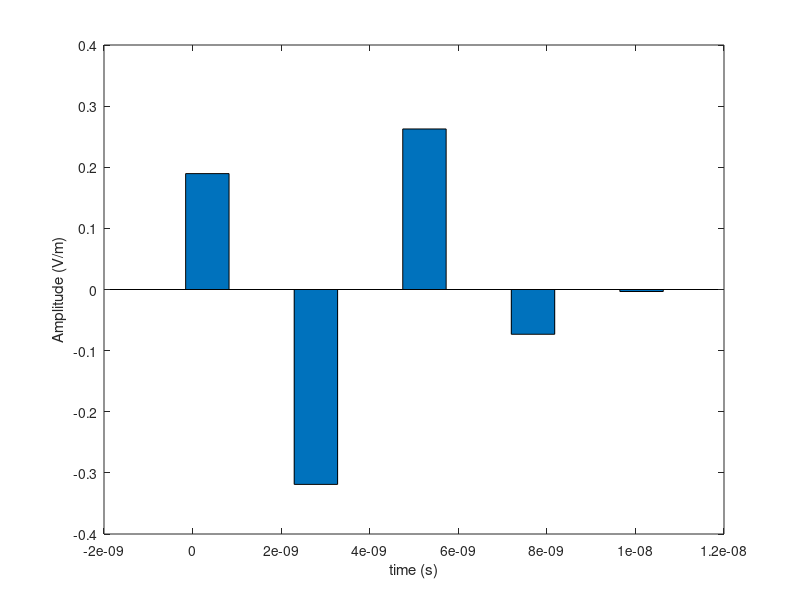
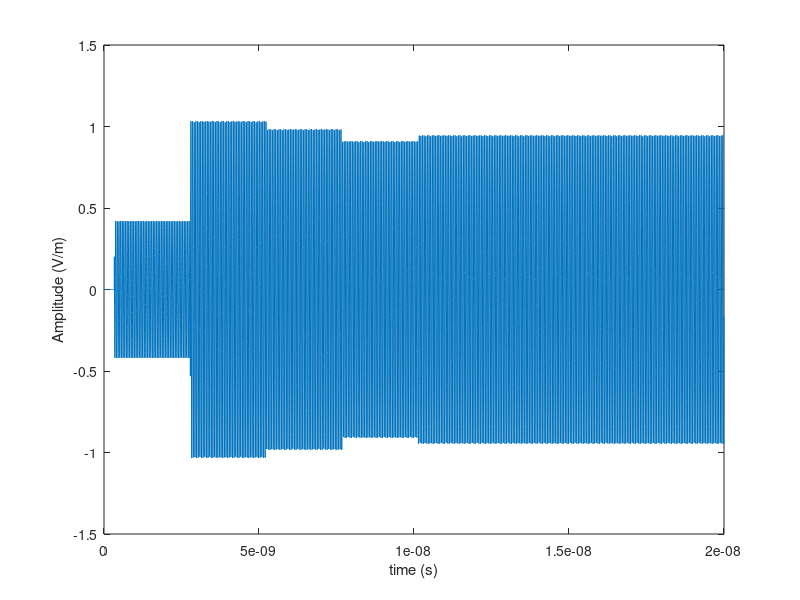
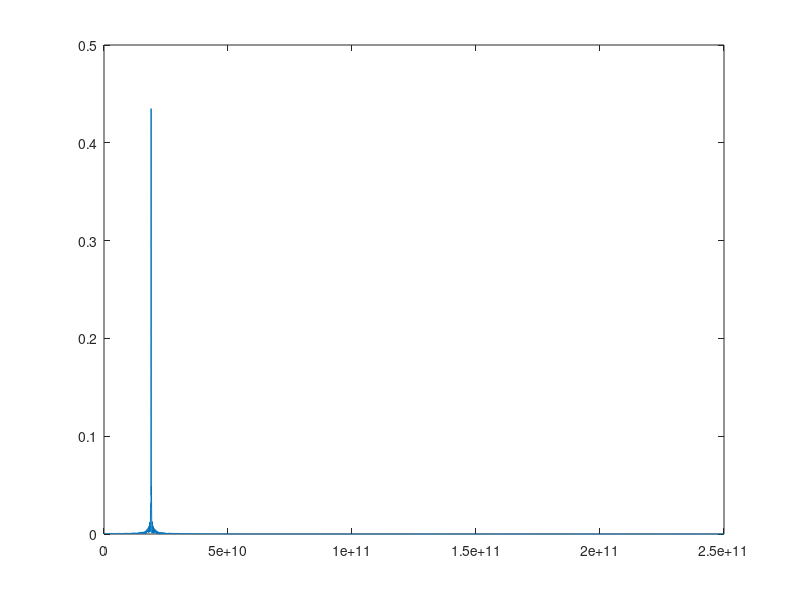

MATLAB code to generate these figures, in order:
%% Input parameters
E0 = 1; %Amplitude of transmitted signal

mu0 = 4*pi*1e-7; %Vacuum permeability
mu = [1 1 100] * mu0; %Permeability of medium layers

epsilon0 = 8.8541853e-12; %Vacuum permittivity
epsilon = [1 6 1e3] * epsilon0; %Permittivity of medium layers

sigma = [1e-9 5e-3 7e6]; %Conductivity of medium layers

omega = 2*pi*19e9; %Frequency of EM wave generated by the system
d = [5 15] * 1e-2; %Layers' thichness (m)

SNR = 5; %Signal to noise ratio

fs = 5e11; %Sampling frequency (Hz)
obs_time = 2e-8; %Observation time (s)
t = 0:1/fs:(obs_time - 1/fs);

%% Derived parameters
gamma = ones(size(mu)); %Propagation constant of medium
eta = ones(size(mu)); %Intrinsic impedance of medium
vp = ones(size(mu)); %EM Wave velocity in medium

for k = 1:length(mu)
    gamma(k) = sqrt(1i*omega*mu(k)*(sigma(k)+1i*omega*epsilon(k)));
    eta(k) = sqrt(1i*omega*mu(k)/(sigma(k)+1i*omega*epsilon(k)));
    vp(k) = 1/sqrt(mu(k)*epsilon(k)/2*(sqrt(1+(sigma(k)/(omega*epsilon(k)))^2)+1));
end

R_coef_fw = ones(size(d)); %Reflection coefficient from k-th layer to (k+1)-th layer
R_coef_bw = ones(size(d)); %Reflection coefficient from (k+1)-th layer to k-th layer
T_coef_fw = ones(size(d)); %Transmission coefficient from k-th layer to (k+1)-th layer
T_coef_bw = ones(size(d)); %Transmission coefficient from (k+1)-th layer to k-th layer

z = 0;
for k = 1:length(d)
    z = z + d(k);
    R_coef_fw(k) = exp(-2*gamma(k)*z)*((eta(k+1)-eta(k))/(eta(k+1)+eta(k)));
    R_coef_bw(k) = exp(2*gamma(k+1)*z)*((eta(k)-eta(k+1))/(eta(k+1)+eta(k)));
    T_coef_fw(k) = exp((gamma(k+1)-gamma(k))*z)*2*eta(k+1)/(eta(k+1)+eta(k));
    T_coef_bw(k) = exp((gamma(k+1)-gamma(k))*z)*2*eta(k)/(eta(k+1)+eta(k));
end

%% Pulse
Pr = zeros(1,1+(length(d)-1)*4);
tr = zeros(size(Pr));

Pr(1) = E0*R_coef_fw(1)*exp(1i*(0-2*d(1)/vp(1))*omega);
tr(1) = 2*d(1)/vp(1);

tz = 0;
T_coef = 1;
index = 2;
for k = 2:length(d)
    tz = tz + 2*d(k-1)/vp(k-1);
    T_coef = T_coef*T_coef_fw(k-1)*T_coef_bw(k-1);
    for q = 1:4
        Pr(index) = E0*(R_coef_fw(k)^q)*(R_coef_bw(k-1)^(q-1))*T_coef*exp(1i*omega*(0-2*q*d(k)/vp(k)-tz));
        tr(index) = 2*q*d(k)/vp(k)+tz;
        index = index + 1;
    end
end

bar(tr, real(Pr), 'BarWidth', 0.4);
xlabel('time (s)');
ylabel('Amplitude (V/m)');

%% Sinusoidal wave
Er = E0*R_coef_fw(1)*exp(1i*(t-2*d(1)/vp(1))*omega);
Er(t<2*d(1)/vp(1)) = 0;

tz = 0;
T_coef = 1;
for k = 2:length(d)
    tz = tz + 2*d(k-1)/vp(k-1);
    T_coef = T_coef*T_coef_fw(k-1)*T_coef_bw(k-1);
    for q = 1:4 %Assume there is four multiple reflections inside layer 2
        temp = E0*(R_coef_fw(k)^q)*(R_coef_bw(k-1)^(q-1))*T_coef*exp(1i*omega*(t-2*q*d(k)/vp(k)-tz));
        temp(t<(2*q*d(k)/vp(k)+tz)) = 0;
        Er = Er + temp;
    end
end

clear temp;

Er = real(Er);

figure;
plot(t, Er);
xlabel('time (s)');
ylabel('Amplitude (V/m)');

%Fourier transform to find the frequency of the reflected signal
ps = abs(fft(Er)/length(t));
frequency = fs*(0:(length(t)/2))/length(t);

figure;
plot(frequency,ps(1:(length(t)/2)+1));
